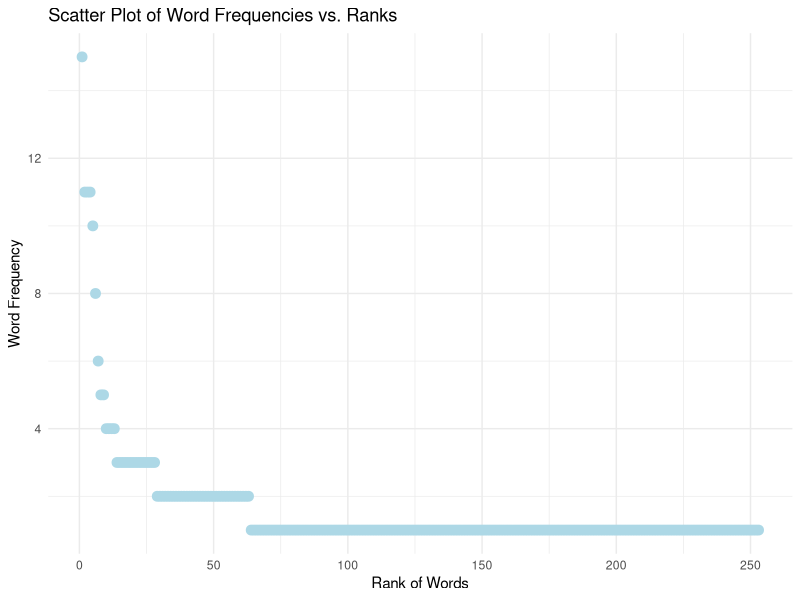

The R script that drew this image:
# Install and load necessary libraries
install.packages(c("tm", "ggplot2", "dplyr"))
library(tm)
library(ggplot2)
library(dplyr)

# Define the Chronicles of Narnia text
narnia_text <- "Once upon a time, four siblings—Peter, Susan, Edmund, and Lucy—were sent to the countryside during World War II to escape the dangers of London. They were housed in a large, old mansion owned by an eccentric professor. On a rainy day, as they explored the mansion, the youngest, Lucy, stumbled upon a peculiar wardrobe in a room filled with old furniture. Curiously, she stepped inside and, to her surprise, found herself in a snowy forest.

In the forest, Lucy encountered a faun named Mr. Tumnus, who explained that she was in Narnia, a magical land ruled by the White Witch. The Witch had cast a spell over Narnia, making it always winter but never Christmas. Mr. Tumnus invited Lucy to tea, and despite being instructed by the Witch to report any humans, he confessed his plan to betray her and instead helped Lucy return to the wardrobe.

Back in the real world, Lucy tried to tell her siblings about her adventure, but none of them believed her. A few days later, Edmund followed Lucy into the wardrobe and found himself in Narnia as well. However, instead of meeting Mr. Tumnus, Edmund encountered the White Witch herself. She tempted him with enchanted Turkish Delight and promised him power if he brought his siblings to her castle. Greedy for more sweets and the thought of becoming a prince, Edmund agreed.

When Lucy met up with Edmund back at the wardrobe, she thought he would confirm her story to the others. However, Edmund lied and denied the existence of Narnia, which made Lucy very upset. Eventually, all four children entered the wardrobe together and found themselves in the magical world. They met Mr. Beaver, who explained the truth about the White Witch and how she feared the return of Aslan, the true king of Narnia. According to an ancient prophecy, the Witch’s reign would end when two Sons of Adam and two Daughters of Eve sat on the thrones at Cair Paravel.

The children decided to seek Aslan’s help, but Edmund slipped away to betray them to the White Witch. The Witch was furious when she learned that Aslan had returned and was preparing to meet the children. She marched Edmund off to her castle as her prisoner.

Meanwhile, Peter, Susan, and Lucy were led by Mr. and Mrs. Beaver to the Stone Table, where they met Aslan, a magnificent lion and the true king of Narnia. Aslan promised to help rescue Edmund and defeat the White Witch. Soon after, a rescue party was sent to free Edmund from the Witch’s clutches.

However, the White Witch reminded Aslan of the deep magic that governed Narnia. According to the laws of Narnia, traitors belonged to her, and Edmund’s life was forfeit. Aslan made a secret deal with the Witch, offering himself in exchange for Edmund’s life. That night, Aslan quietly left his camp and went to the Stone Table, where the Witch and her followers bound and humiliated him before killing him in Edmund’s place.

The next morning, Lucy and Susan, who had followed Aslan, found his lifeless body on the Stone Table. Heartbroken, they sat with him until dawn. As the sun rose, they heard a great crack and saw that the Stone Table had broken. Miraculously, Aslan had returned to life. He explained that a deeper magic existed that the Witch did not know about: when a willing victim who had committed no treachery was sacrificed in a traitor’s stead, death itself would be reversed.

With renewed hope, Aslan led Lucy and Susan to the Witch’s castle, where they freed all the creatures she had turned to stone. Aslan then led the Narnian forces into battle against the White Witch and her army. Peter bravely fought the Witch, and with Aslan’s arrival, the tide turned. The Witch was defeated, and the Narnians celebrated their victory.

The four siblings were crowned as kings and queens of Narnia at Cair Paravel, fulfilling the prophecy. They ruled Narnia for many years in peace and prosperity. One day, while hunting a white stag, they came across a familiar lamppost in the woods. Suddenly, they found themselves tumbling back through the wardrobe and into the professor’s house.

To their surprise, no time had passed at all in the real world, and they were children once again. They shared their adventures with the professor, who encouraged them to keep their memories of Narnia alive, for they might return to the magical land one day."

# Step 1: Create a text corpus
corpus <- Corpus(VectorSource(narnia_text))

# Step 2: Preprocess the corpus (convert to lowercase, remove punctuation)
corpus <- tm_map(corpus, content_transformer(tolower))
corpus <- tm_map(corpus, removePunctuation)
corpus <- tm_map(corpus, removeNumbers)
corpus <- tm_map(corpus, removeWords, stopwords("en"))

# Step 3: Create a term-document matrix
tdm <- TermDocumentMatrix(corpus)
matrix <- as.matrix(tdm)

# Step 4: Calculate word frequency
word_freq <- sort(rowSums(matrix), decreasing = TRUE)
word_freq_df <- data.frame(word = names(word_freq), freq = word_freq)

# Step 5: Create a rank for the words based on frequency
word_freq_df$rank <- 1:nrow(word_freq_df)

# Step 6: Create a scatter plot of word frequencies vs. their ranks
ggplot(word_freq_df, aes(x = rank, y = freq)) +
  geom_point(color = "lightblue", size = 3) +
  labs(title = "Scatter Plot of Word Frequencies vs. Ranks",
       x = "Rank of Words", y = "Word Frequency") +
  theme_minimal()
